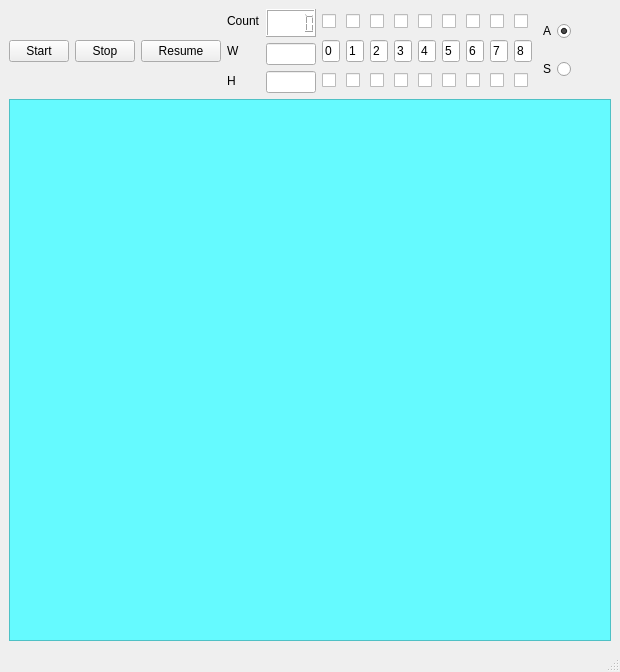
<?xml version="1.0" encoding="UTF-8"?>
<ui version="4.0">
 <class>MainWindow</class>
 <widget class="QMainWindow" name="MainWindow">
  <property name="geometry">
   <rect>
    <x>0</x>
    <y>0</y>
    <width>620</width>
    <height>672</height>
   </rect>
  </property>
  <property name="minimumSize">
   <size>
    <width>620</width>
    <height>640</height>
   </size>
  </property>
  <property name="windowTitle">
   <string>MainWindow</string>
  </property>
  <widget class="QWidget" name="centralwidget">
   <layout class="QVBoxLayout" name="verticalLayout_5">
    <item>
     <layout class="QHBoxLayout" name="horizontalLayout_4">
      <item>
       <widget class="QPushButton" name="pBut_1">
        <property name="maximumSize">
         <size>
          <width>60</width>
          <height>16777215</height>
         </size>
        </property>
        <property name="text">
         <string>Start</string>
        </property>
       </widget>
      </item>
      <item>
       <widget class="QPushButton" name="pBut_2">
        <property name="maximumSize">
         <size>
          <width>60</width>
          <height>16777215</height>
         </size>
        </property>
        <property name="text">
         <string>Stop</string>
        </property>
       </widget>
      </item>
      <item>
       <widget class="QPushButton" name="pBut_3">
        <property name="maximumSize">
         <size>
          <width>80</width>
          <height>16777215</height>
         </size>
        </property>
        <property name="text">
         <string>Resume</string>
        </property>
       </widget>
      </item>
      <item>
       <layout class="QVBoxLayout" name="verticalLayout_2">
        <item>
         <widget class="QLabel" name="lab_1">
          <property name="text">
           <string>Count</string>
          </property>
         </widget>
        </item>
        <item>
         <widget class="QLabel" name="lab_2">
          <property name="text">
           <string>W</string>
          </property>
         </widget>
        </item>
        <item>
         <widget class="QLabel" name="lab_3">
          <property name="text">
           <string>H</string>
          </property>
         </widget>
        </item>
       </layout>
      </item>
      <item>
       <layout class="QVBoxLayout" name="verticalLayout_3">
        <item>
         <widget class="QLCDNumber" name="lcdNum_1">
          <property name="maximumSize">
           <size>
            <width>50</width>
            <height>16777215</height>
           </size>
          </property>
          <property name="font">
           <font>
            <weight>75</weight>
            <bold>true</bold>
           </font>
          </property>
          <property name="styleSheet">
           <string notr="true">background-color: rgb(255, 255, 255);</string>
          </property>
         </widget>
        </item>
        <item>
         <widget class="QLineEdit" name="lEd_2">
          <property name="maximumSize">
           <size>
            <width>50</width>
            <height>16777215</height>
           </size>
          </property>
          <property name="font">
           <font>
            <weight>75</weight>
            <bold>true</bold>
           </font>
          </property>
         </widget>
        </item>
        <item>
         <widget class="QLineEdit" name="lEd_3">
          <property name="maximumSize">
           <size>
            <width>50</width>
            <height>16777215</height>
           </size>
          </property>
          <property name="font">
           <font>
            <weight>75</weight>
            <bold>true</bold>
           </font>
          </property>
         </widget>
        </item>
       </layout>
      </item>
      <item>
       <layout class="QVBoxLayout" name="verticalLayout">
        <item>
         <layout class="QHBoxLayout" name="horizontalLayout">
          <property name="sizeConstraint">
           <enum>QLayout::SetFixedSize</enum>
          </property>
          <item>
           <widget class="QCheckBox" name="cBoxB_0">
            <property name="maximumSize">
             <size>
              <width>20</width>
              <height>16777215</height>
             </size>
            </property>
            <property name="text">
             <string/>
            </property>
           </widget>
          </item>
          <item>
           <widget class="QCheckBox" name="cBoxB_1">
            <property name="maximumSize">
             <size>
              <width>20</width>
              <height>16777215</height>
             </size>
            </property>
            <property name="text">
             <string/>
            </property>
           </widget>
          </item>
          <item>
           <widget class="QCheckBox" name="cBoxB_2">
            <property name="maximumSize">
             <size>
              <width>20</width>
              <height>16777215</height>
             </size>
            </property>
            <property name="text">
             <string/>
            </property>
           </widget>
          </item>
          <item>
           <widget class="QCheckBox" name="cBoxB_3">
            <property name="maximumSize">
             <size>
              <width>20</width>
              <height>16777215</height>
             </size>
            </property>
            <property name="text">
             <string/>
            </property>
           </widget>
          </item>
          <item>
           <widget class="QCheckBox" name="cBoxB_4">
            <property name="maximumSize">
             <size>
              <width>20</width>
              <height>16777215</height>
             </size>
            </property>
            <property name="text">
             <string/>
            </property>
           </widget>
          </item>
          <item>
           <widget class="QCheckBox" name="cBoxB_5">
            <property name="maximumSize">
             <size>
              <width>20</width>
              <height>16777215</height>
             </size>
            </property>
            <property name="text">
             <string/>
            </property>
           </widget>
          </item>
          <item>
           <widget class="QCheckBox" name="cBoxB_6">
            <property name="maximumSize">
             <size>
              <width>20</width>
              <height>16777215</height>
             </size>
            </property>
            <property name="text">
             <string/>
            </property>
           </widget>
          </item>
          <item>
           <widget class="QCheckBox" name="cBoxB_7">
            <property name="maximumSize">
             <size>
              <width>20</width>
              <height>16777215</height>
             </size>
            </property>
            <property name="text">
             <string/>
            </property>
           </widget>
          </item>
          <item>
           <widget class="QCheckBox" name="cBoxB_8">
            <property name="maximumSize">
             <size>
              <width>20</width>
              <height>16777215</height>
             </size>
            </property>
            <property name="text">
             <string/>
            </property>
           </widget>
          </item>
         </layout>
        </item>
        <item>
         <layout class="QHBoxLayout" name="horizontalLayout_3">
          <property name="sizeConstraint">
           <enum>QLayout::SetFixedSize</enum>
          </property>
          <item>
           <widget class="QLineEdit" name="lineEdit">
            <property name="maximumSize">
             <size>
              <width>18</width>
              <height>16777215</height>
             </size>
            </property>
            <property name="text">
             <string>0</string>
            </property>
            <property name="alignment">
             <set>Qt::AlignLeading|Qt::AlignLeft|Qt::AlignVCenter</set>
            </property>
           </widget>
          </item>
          <item>
           <widget class="QLineEdit" name="lineEdit_2">
            <property name="maximumSize">
             <size>
              <width>18</width>
              <height>16777215</height>
             </size>
            </property>
            <property name="text">
             <string>1</string>
            </property>
            <property name="alignment">
             <set>Qt::AlignLeading|Qt::AlignLeft|Qt::AlignVCenter</set>
            </property>
           </widget>
          </item>
          <item>
           <widget class="QLineEdit" name="lineEdit_3">
            <property name="maximumSize">
             <size>
              <width>18</width>
              <height>16777215</height>
             </size>
            </property>
            <property name="text">
             <string>2</string>
            </property>
            <property name="alignment">
             <set>Qt::AlignLeading|Qt::AlignLeft|Qt::AlignVCenter</set>
            </property>
           </widget>
          </item>
          <item>
           <widget class="QLineEdit" name="lineEdit_4">
            <property name="maximumSize">
             <size>
              <width>18</width>
              <height>16777215</height>
             </size>
            </property>
            <property name="text">
             <string>3</string>
            </property>
            <property name="alignment">
             <set>Qt::AlignLeading|Qt::AlignLeft|Qt::AlignVCenter</set>
            </property>
           </widget>
          </item>
          <item>
           <widget class="QLineEdit" name="lineEdit_5">
            <property name="maximumSize">
             <size>
              <width>18</width>
              <height>16777215</height>
             </size>
            </property>
            <property name="text">
             <string>4</string>
            </property>
            <property name="alignment">
             <set>Qt::AlignLeading|Qt::AlignLeft|Qt::AlignVCenter</set>
            </property>
           </widget>
          </item>
          <item>
           <widget class="QLineEdit" name="lineEdit_6">
            <property name="maximumSize">
             <size>
              <width>18</width>
              <height>16777215</height>
             </size>
            </property>
            <property name="text">
             <string>5</string>
            </property>
            <property name="alignment">
             <set>Qt::AlignLeading|Qt::AlignLeft|Qt::AlignVCenter</set>
            </property>
           </widget>
          </item>
          <item>
           <widget class="QLineEdit" name="lineEdit_7">
            <property name="maximumSize">
             <size>
              <width>18</width>
              <height>16777215</height>
             </size>
            </property>
            <property name="text">
             <string>6</string>
            </property>
            <property name="alignment">
             <set>Qt::AlignLeading|Qt::AlignLeft|Qt::AlignVCenter</set>
            </property>
           </widget>
          </item>
          <item>
           <widget class="QLineEdit" name="lineEdit_8">
            <property name="maximumSize">
             <size>
              <width>18</width>
              <height>16777215</height>
             </size>
            </property>
            <property name="text">
             <string>7</string>
            </property>
            <property name="alignment">
             <set>Qt::AlignLeading|Qt::AlignLeft|Qt::AlignVCenter</set>
            </property>
           </widget>
          </item>
          <item>
           <widget class="QLineEdit" name="lineEdit_9">
            <property name="maximumSize">
             <size>
              <width>18</width>
              <height>16777215</height>
             </size>
            </property>
            <property name="text">
             <string>8</string>
            </property>
            <property name="alignment">
             <set>Qt::AlignLeading|Qt::AlignLeft|Qt::AlignVCenter</set>
            </property>
           </widget>
          </item>
         </layout>
        </item>
        <item>
         <layout class="QHBoxLayout" name="horizontalLayout_2">
          <property name="sizeConstraint">
           <enum>QLayout::SetFixedSize</enum>
          </property>
          <item>
           <widget class="QCheckBox" name="cBoxS_0">
            <property name="maximumSize">
             <size>
              <width>20</width>
              <height>16777215</height>
             </size>
            </property>
            <property name="text">
             <string/>
            </property>
           </widget>
          </item>
          <item>
           <widget class="QCheckBox" name="cBoxS_1">
            <property name="maximumSize">
             <size>
              <width>20</width>
              <height>16777215</height>
             </size>
            </property>
            <property name="text">
             <string/>
            </property>
           </widget>
          </item>
          <item>
           <widget class="QCheckBox" name="cBoxS_2">
            <property name="maximumSize">
             <size>
              <width>20</width>
              <height>16777215</height>
             </size>
            </property>
            <property name="text">
             <string/>
            </property>
           </widget>
          </item>
          <item>
           <widget class="QCheckBox" name="cBoxS_3">
            <property name="maximumSize">
             <size>
              <width>20</width>
              <height>16777215</height>
             </size>
            </property>
            <property name="text">
             <string/>
            </property>
           </widget>
          </item>
          <item>
           <widget class="QCheckBox" name="cBoxS_4">
            <property name="maximumSize">
             <size>
              <width>20</width>
              <height>16777215</height>
             </size>
            </property>
            <property name="text">
             <string/>
            </property>
           </widget>
          </item>
          <item>
           <widget class="QCheckBox" name="cBoxS_5">
            <property name="maximumSize">
             <size>
              <width>20</width>
              <height>16777215</height>
             </size>
            </property>
            <property name="text">
             <string/>
            </property>
           </widget>
          </item>
          <item>
           <widget class="QCheckBox" name="cBoxS_6">
            <property name="maximumSize">
             <size>
              <width>20</width>
              <height>16777215</height>
             </size>
            </property>
            <property name="text">
             <string/>
            </property>
           </widget>
          </item>
          <item>
           <widget class="QCheckBox" name="cBoxS_7">
            <property name="maximumSize">
             <size>
              <width>20</width>
              <height>16777215</height>
             </size>
            </property>
            <property name="text">
             <string/>
            </property>
           </widget>
          </item>
          <item>
           <widget class="QCheckBox" name="cBoxS_8">
            <property name="maximumSize">
             <size>
              <width>20</width>
              <height>16777215</height>
             </size>
            </property>
            <property name="text">
             <string/>
            </property>
           </widget>
          </item>
         </layout>
        </item>
       </layout>
      </item>
      <item>
       <layout class="QVBoxLayout" name="verticalLayout_4">
        <item>
         <widget class="QRadioButton" name="rBut_1">
          <property name="layoutDirection">
           <enum>Qt::RightToLeft</enum>
          </property>
          <property name="text">
           <string>A</string>
          </property>
          <property name="checked">
           <bool>true</bool>
          </property>
         </widget>
        </item>
        <item>
         <widget class="QRadioButton" name="rBut_2">
          <property name="layoutDirection">
           <enum>Qt::RightToLeft</enum>
          </property>
          <property name="text">
           <string>S</string>
          </property>
         </widget>
        </item>
       </layout>
      </item>
      <item>
       <spacer name="horizontalSpacer">
        <property name="orientation">
         <enum>Qt::Horizontal</enum>
        </property>
        <property name="sizeHint" stdset="0">
         <size>
          <width>10</width>
          <height>84</height>
         </size>
        </property>
       </spacer>
      </item>
     </layout>
    </item>
    <item>
     <widget class="QGraphicsView" name="gr_1">
      <property name="minimumSize">
       <size>
        <width>600</width>
        <height>460</height>
       </size>
      </property>
      <property name="cursor" stdset="0">
       <cursorShape>CrossCursor</cursorShape>
      </property>
      <property name="styleSheet">
       <string notr="true">border-color: rgb(252, 71, 71);
background-color: rgb(101, 250, 255);</string>
      </property>
      <property name="verticalScrollBarPolicy">
       <enum>Qt::ScrollBarAlwaysOff</enum>
      </property>
      <property name="horizontalScrollBarPolicy">
       <enum>Qt::ScrollBarAlwaysOff</enum>
      </property>
     </widget>
    </item>
   </layout>
  </widget>
  <widget class="QStatusBar" name="statusbar"/>
 </widget>
 <resources/>
 <connections/>
</ui>
